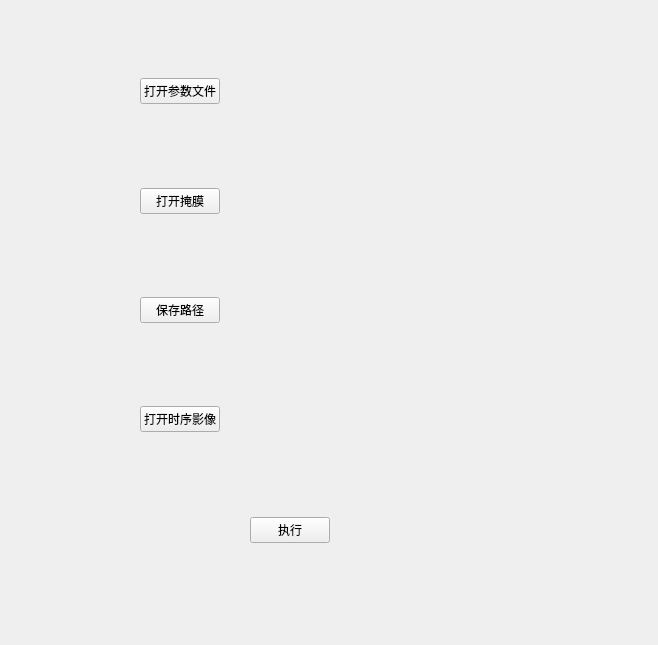
<?xml version="1.0" encoding="UTF-8"?>
<ui version="4.0">
 <class>Cloud</class>
 <widget class="QWidget" name="Cloud">
  <property name="geometry">
   <rect>
    <x>0</x>
    <y>0</y>
    <width>658</width>
    <height>645</height>
   </rect>
  </property>
  <property name="windowTitle">
   <string>Form</string>
  </property>
  <widget class="QWidget" name="verticalLayoutWidget">
   <property name="geometry">
    <rect>
     <x>140</x>
     <y>40</y>
     <width>299</width>
     <height>431</height>
    </rect>
   </property>
   <layout class="QVBoxLayout" name="verticalLayout_2">
    <item>
     <layout class="QHBoxLayout" name="horizontalLayout">
      <item>
       <widget class="QPushButton" name="pushButton">
        <property name="text">
         <string>打开参数文件</string>
        </property>
       </widget>
      </item>
      <item>
       <spacer name="horizontalSpacer">
        <property name="orientation">
         <enum>Qt::Horizontal</enum>
        </property>
        <property name="sizeHint" stdset="0">
         <size>
          <width>40</width>
          <height>20</height>
         </size>
        </property>
       </spacer>
      </item>
      <item>
       <widget class="QLabel" name="label">
        <property name="text">
         <string/>
        </property>
       </widget>
      </item>
     </layout>
    </item>
    <item>
     <layout class="QHBoxLayout" name="horizontalLayout_4">
      <item>
       <widget class="QPushButton" name="pushButton_3">
        <property name="text">
         <string>打开掩膜</string>
        </property>
       </widget>
      </item>
      <item>
       <spacer name="horizontalSpacer_3">
        <property name="orientation">
         <enum>Qt::Horizontal</enum>
        </property>
        <property name="sizeHint" stdset="0">
         <size>
          <width>40</width>
          <height>20</height>
         </size>
        </property>
       </spacer>
      </item>
      <item>
       <widget class="QLabel" name="label_3">
        <property name="text">
         <string/>
        </property>
       </widget>
      </item>
     </layout>
    </item>
    <item>
     <layout class="QHBoxLayout" name="horizontalLayout_5">
      <item>
       <widget class="QPushButton" name="pushButton_4">
        <property name="text">
         <string>保存路径</string>
        </property>
       </widget>
      </item>
      <item>
       <spacer name="horizontalSpacer_4">
        <property name="orientation">
         <enum>Qt::Horizontal</enum>
        </property>
        <property name="sizeHint" stdset="0">
         <size>
          <width>40</width>
          <height>20</height>
         </size>
        </property>
       </spacer>
      </item>
      <item>
       <widget class="QLabel" name="label_4">
        <property name="text">
         <string/>
        </property>
       </widget>
      </item>
     </layout>
    </item>
    <item>
     <layout class="QHBoxLayout" name="horizontalLayout_3">
      <item>
       <widget class="QPushButton" name="pushButton_2">
        <property name="text">
         <string>打开时序影像</string>
        </property>
       </widget>
      </item>
      <item>
       <spacer name="horizontalSpacer_2">
        <property name="orientation">
         <enum>Qt::Horizontal</enum>
        </property>
        <property name="sizeHint" stdset="0">
         <size>
          <width>40</width>
          <height>20</height>
         </size>
        </property>
       </spacer>
      </item>
      <item>
       <widget class="QLabel" name="label_2">
        <property name="text">
         <string/>
        </property>
       </widget>
      </item>
     </layout>
    </item>
   </layout>
  </widget>
  <widget class="QWidget" name="horizontalLayoutWidget_5">
   <property name="geometry">
    <rect>
     <x>210</x>
     <y>490</y>
     <width>160</width>
     <height>80</height>
    </rect>
   </property>
   <layout class="QHBoxLayout" name="horizontalLayout_6">
    <item>
     <spacer name="horizontalSpacer_5">
      <property name="orientation">
       <enum>Qt::Horizontal</enum>
      </property>
      <property name="sizeHint" stdset="0">
       <size>
        <width>40</width>
        <height>20</height>
       </size>
      </property>
     </spacer>
    </item>
    <item>
     <widget class="QPushButton" name="pushButton_5">
      <property name="text">
       <string>执行</string>
      </property>
     </widget>
    </item>
    <item>
     <spacer name="horizontalSpacer_6">
      <property name="orientation">
       <enum>Qt::Horizontal</enum>
      </property>
      <property name="sizeHint" stdset="0">
       <size>
        <width>40</width>
        <height>20</height>
       </size>
      </property>
     </spacer>
    </item>
   </layout>
  </widget>
 </widget>
 <resources/>
 <connections/>
</ui>
